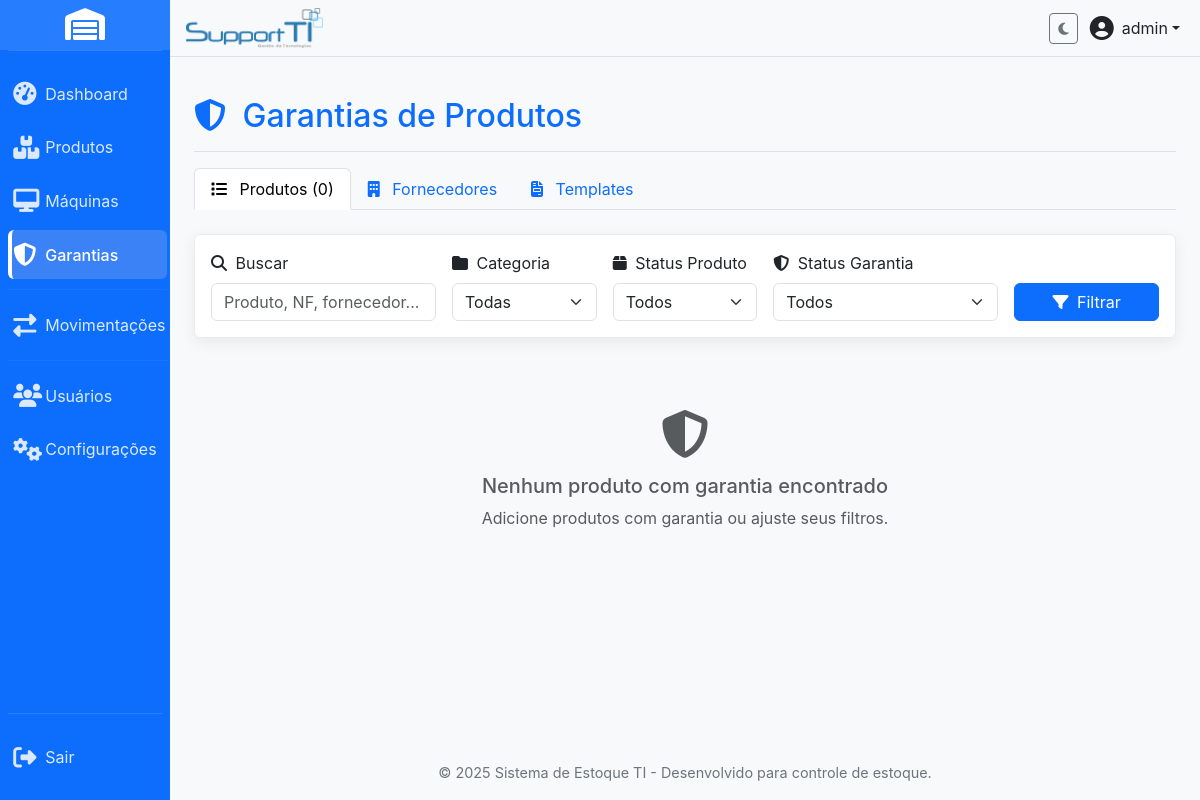
Before: /warranties.php (signed in) with the older database file.
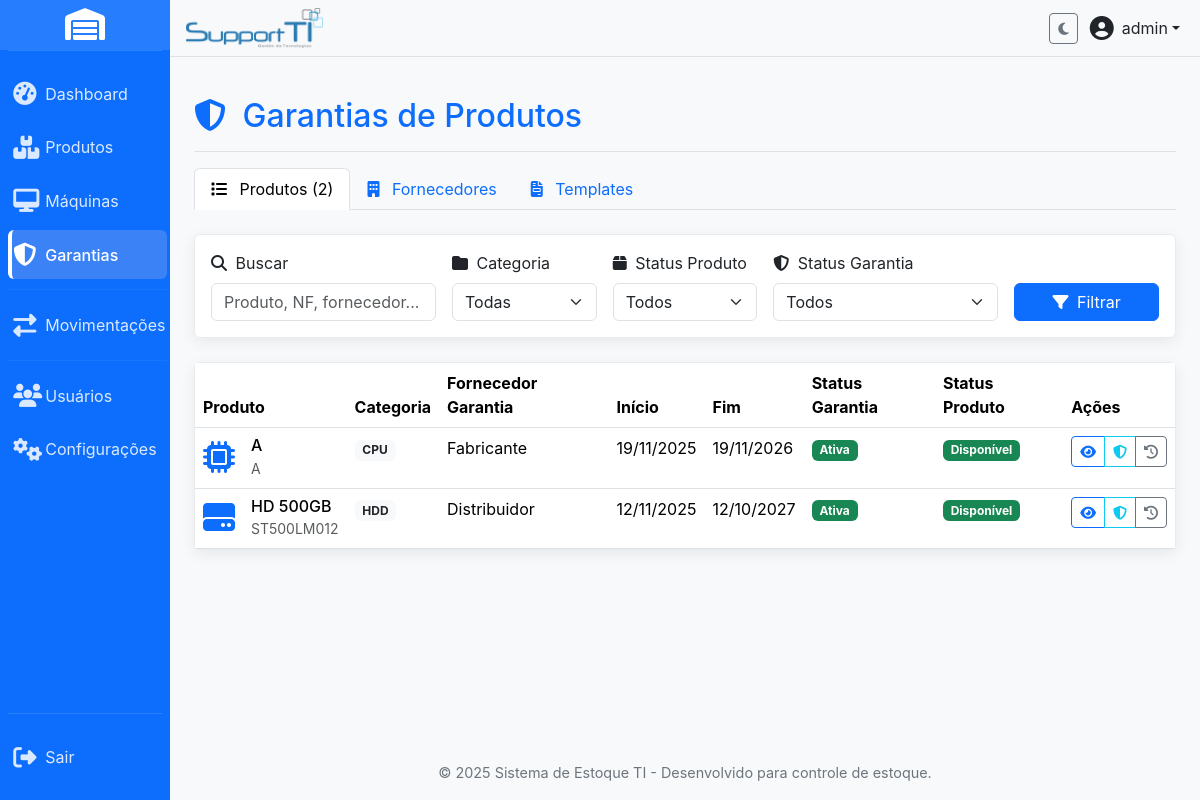
After: the same page with the newer database file.
### tables this page shows
CREATE TABLE IF NOT EXISTS `products` (
  `id` int(11) NOT NULL AUTO_INCREMENT,
  `name` varchar(255) NOT NULL,
  `description` text DEFAULT NULL,
  `category_id` int(11) DEFAULT NULL,
  `category` varchar(100) NOT NULL,
  `manufacturer` varchar(100) DEFAULT NULL,
  `model` varchar(100) DEFAULT NULL,
  `sku` varchar(100) DEFAULT NULL,
  `barcode` varchar(100) DEFAULT NULL,
  `qr_code` varchar(100) DEFAULT NULL,
  `serial_number` varchar(100) DEFAULT NULL,
  `quantity` int(11) NOT NULL DEFAULT 0,
  `min_quantity` int(11) DEFAULT 0,
  `max_quantity` int(11) DEFAULT 0,
  `price` decimal(12,2) DEFAULT NULL,
  `location` varchar(100) DEFAULT NULL,
  `status` varchar(50) DEFAULT 'available',
  `created_by` int(11) DEFAULT NULL,
  `image` varchar(255) DEFAULT NULL,
  `notes` text DEFAULT NULL,
  `created_at` timestamp NOT NULL DEFAULT current_timestamp(),
  `updated_at` timestamp NOT NULL DEFAULT current_timestamp() ON UPDATE current_timestamp(),
  `has_warranty` tinyint(1) NOT NULL DEFAULT 0,
  `warranty_template_id` int(11) DEFAULT NULL COMMENT 'ID do template de garantia usado',
  `warranty_provider` varchar(255) DEFAULT NULL,
  `warranty_period_value` int(11) DEFAULT NULL,
  `warranty_period_unit` varchar(20) DEFAULT NULL,
  `warranty_start_date` date DEFAULT NULL,
  `warranty_end_date` date DEFAULT NULL,
  `invoice_number` varchar(255) DEFAULT NULL,
  `warranty_notes` text DEFAULT NULL,
  `warranty_ticket_number` varchar(100) DEFAULT NULL COMMENT 'N??mero do ticket/protocolo da garantia',
  `warranty_label` varchar(100) DEFAULT NULL COMMENT 'Etiqueta/Identificador da garantia',
  `warranty_client_name` varchar(255) DEFAULT NULL COMMENT 'Nome do cliente propriet??rio do produto com garantia',
  `warranty_supplier_id` int(11) DEFAULT NULL COMMENT 'Refer??ncia para o fornecedor de garantia',
  PRIMARY KEY (`id`),
  UNIQUE KEY `sku` (`sku`),
  UNIQUE KEY `barcode` (`barcode`),
  UNIQUE KEY `qr_code` (`qr_code`),
  UNIQUE KEY `serial_number` (`serial_number`),
  KEY `idx_created_by` (`created_by`),
  KEY `fk_product_category` (`category_id`),
  KEY `idx_warranty_template` (`warranty_template_id`),
  KEY `idx_warranty_dates` (`warranty_start_date`,`warranty_end_date`),
  KEY `idx_has_warranty` (`has_warranty`),
  KEY `idx_warranty_ticket` (`warranty_ticket_number`),
  KEY `idx_warranty_label` (`warranty_label`),
  KEY `idx_warranty_client` (`warranty_client_name`),
  KEY `idx_warranty_supplier` (`warranty_supplier_id`)
);

### warranties.php (the view, shortened to what the changed rows need)
<?php
$pdo = getConnection();
$current_tab = $_GET['tab'] ?? 'products';
$page = max(1, intval($_GET['page'] ?? 1));
$per_page = 20;
$offset = ($page - 1) * $per_page;
$where_conditions = ["has_warranty = 1"];
$params = [];
$where_clause = !empty($where_conditions) ? 'WHERE ' . implode(' AND ', $where_conditions) : '';
try {
    $count_sql = "SELECT COUNT(*) as total FROM products $where_clause";
    $count_stmt = $pdo->prepare($count_sql);
    $count_stmt->execute($params);
    $total_products = $count_stmt->fetch()['total'];
    $sql = "SELECT * FROM products $where_clause ORDER BY warranty_end_date ASC LIMIT $per_page OFFSET $offset";
    $stmt = $pdo->prepare($sql);
    $stmt->execute($params);
    $products = $stmt->fetchAll();
} catch (PDOException $e) {
    $error_message = 'Erro ao carregar garantias: ' . $e->getMessage();
    $products = []; $categories = []; $total_products = 0; $total_pages = 0;
}
function getCategoryIcon($category) {
    $icons = ['CPU' => 'fa-microchip', 'RAM' => 'fa-memory', 'SSD' => 'fa-hdd', 'HDD' => 'fa-hdd', 'GPU' => 'fa-tv', 'Motherboard' => 'fa-microchip', 'PSU' => 'fa-plug', 'Case' => 'fa-cube', 'Cable' => 'fa-ethernet', 'Monitor' => 'fa-desktop', 'Keyboard' => 'fa-keyboard', 'Mouse' => 'fa-mouse', 'Network' => 'fa-network-wired', 'Other' => 'fa-box-open'];
    return $icons[$category] ?? 'fa-box';
}
function getProductStatusBadgeClass($status) {
    $classes = ['available' => 'bg-success', 'in_use' => 'bg-warning text-dark', 'defective' => 'bg-danger', 'maintenance' => 'bg-info'];
    return $classes[$status] ?? 'bg-secondary';
}
function getProductStatusText($status) {
    $texts = ['available' => 'Disponível', 'in_use' => 'Em Uso', 'defective' => 'Defeituoso', 'maintenance' => 'Manutenção'];
    return $texts[$status] ?? ucfirst($status);
}
function getWarrantyStatusBadge($endDate) {
    $today = new DateTime();
    $end = new DateTime($endDate);
    $interval = $today->diff($end);
    if ($end < $today) {
        return ['text' => 'Expirada', 'class' => 'bg-danger'];
    } elseif ($interval->days <= 30) {
        return ['text' => 'Expira em breve', 'class' => 'bg-warning text-dark'];
    } else {
        return ['text' => 'Ativa', 'class' => 'bg-success'];
    }
}
?>
<?php include 'includes/header.php'; ?>
<div class="d-flex justify-content-between flex-wrap flex-md-nowrap align-items-center pt-3 pb-2 mb-3 border-bottom">
    <h1 class="h2 text-primary-custom"><i class="fas fa-shield-alt me-2"></i> Garantias de Produtos</h1>
</div>
<ul class="nav nav-tabs mb-4" id="warrantyTabs">
    <li class="nav-item">
        <a class="nav-link <?php echo $current_tab === 'products' ? 'active' : ''; ?>" href="?tab=products">
            <i class="fas fa-list me-2"></i> Produtos (<?php echo $total_products; ?>)
        </a>
    </li>
</ul>
<?php if ($current_tab === 'products'): ?>
<?php if (empty($products)): ?>
    <div class="text-center py-5">
        <i class="fas fa-shield-alt fa-3x text-muted mb-3"></i>
        <h5 class="text-muted">Nenhum produto com garantia encontrado</h5>
        <p class="text-muted">Adicione produtos com garantia ou ajuste seus filtros.</p>
    </div>
<?php else: ?>
    <div class="card card-custom">
        <div class="card-body p-0">
            <div class="table-responsive">
                <table class="table table-hover mb-0">
                    <thead class="table-header-custom">
                        <tr>
                            <th>Produto</th>
                            <th>Categoria</th>
                            <th>Fornecedor Garantia</th>
                            <th>Início</th>
                            <th>Fim</th>
                            <th>Status Garantia</th>
                            <th>Status Produto</th>
                            <th>Ações</th>
                        </tr>
                    </thead>
                    <tbody>
                        <?php foreach ($products as $product):
                            $warranty_status = getWarrantyStatusBadge($product['warranty_end_date']);
                        ?>
                            <tr>
                                <td>
                                    <div class="d-flex align-items-center">
                                        <div class="product-icon me-3"><i class="fas <?php echo getCategoryIcon($product['category']); ?> fa-2x text-primary-custom"></i></div>
                                        <div>
                                            <h6 class="mb-0"><?php echo htmlspecialchars($product['name']); ?></h6>
                                            <?php if (!empty($product['model'])): ?><small class="text-muted"><?php echo htmlspecialchars($product['model']); ?></small><?php endif; ?>
                                        </div>
                                    </div>
                                </td>
                                <td><span class="badge bg-light text-dark"><?php echo htmlspecialchars($product['category']); ?></span></td>
                                <td><?php echo htmlspecialchars($product['warranty_provider'] ?: 'N/A'); ?></td>
                                <td><?php echo !empty($product['warranty_start_date']) ? date('d/m/Y', strtotime($product['warranty_start_date'])) : 'N/A'; ?></td>
                                <td><?php echo !empty($product['warranty_end_date']) ? date('d/m/Y', strtotime($product['warranty_end_date'])) : 'N/A'; ?></td>
                                <td><span class="badge <?php echo $warranty_status['class']; ?>"><?php echo $warranty_status['text']; ?></span></td>
                                <td><span class="badge <?php echo getProductStatusBadgeClass($product['status']); ?>"><?php echo getProductStatusText($product['status']); ?></span></td>
                                <td>
                                    <div class="btn-group btn-group-sm">
                                        <button type="button" class="btn btn-outline-primary" onclick="openActionModal('view_product.php?id=<?php echo $product['id']; ?>&modal=true', 'Visualizar: <?php echo htmlspecialchars(addslashes($product['name'])); ?>')" title="Visualizar"><i class="fas fa-eye"></i></button>
                                        <button type="button" class="btn btn-outline-info" onclick="openActionModal('edit_warranty.php?id=<?php echo $product['id']; ?>&modal=true', 'Editar Garantia: <?php echo htmlspecialchars(addslashes($product['name'])); ?>')" title="Editar Garantia"><i class="fas fa-shield-alt"></i></button>
                                        <button type="button" class="btn btn-outline-secondary" onclick="openActionModal('warranty_history_view.php?id=<?php echo $product['id']; ?>&modal=true', 'Histórico: <?php echo htmlspecialchars(addslashes($product['name'])); ?>')" title="Ver Histórico"><i class="fas fa-history"></i></button>
                                    </div>
                                </td>
                            </tr>
                        <?php endforeach; ?>
                    </tbody>
                </table>
            </div>
        </div>
    </div>
<?php endif; ?>
<?php endif; ?>
<?php include 'includes/footer.php'; ?>

Changed rows visible on the page:
added products: name "A", model "A", category "CPU", warranty_provider "Fabricante", warranty_start_date "19/11/2025", warranty_end_date "19/11/2026", warranty_end_date "Ativa", status "Disponível"
now on this page (row edited): products: name "HD 500GB", model "ST500LM012", category "HDD", warranty_provider "Distribuidor", warranty_start_date "12/11/2025", warranty_end_date "12/10/2027", warranty_end_date "Ativa", status "Disponível"
Other visible differences:
$total_products: "0" → "2"
text no longer shown: "Nenhum produto com garantia encontrado Adicione produtos com garantia ou ajuste seus filtros."
text now shown: "Produto Categoria Fornecedor Garantia Início Fim Status Garantia Status Produto Ações"
